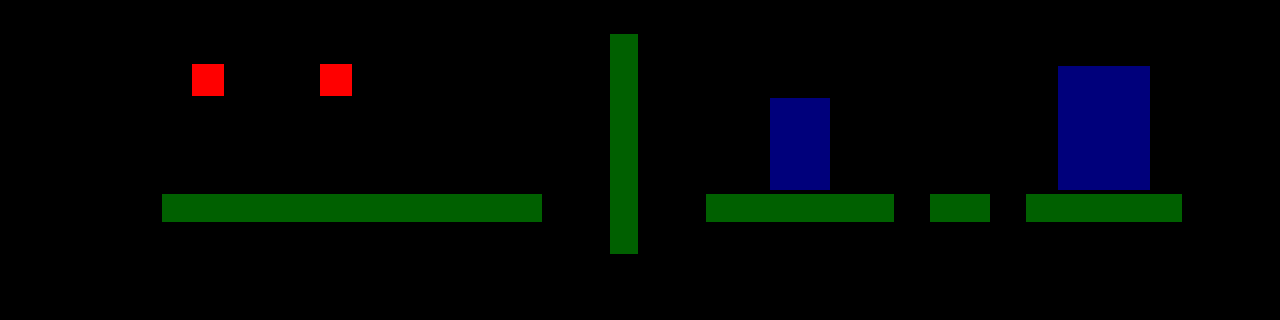

A level layout from a 2D game, rendered from its tile map. Below: a short description, then the map file with tile-grid data replaced by summaries:
An orthogonal 40x10 tile map with 32x32 px tiles, 6 tile layers (lightWorld, darkWorld, spawnSwan, spawnJupiter, ...).

<map version="1.0" orientation="orthogonal" width="40" height="10" tilewidth="32" tileheight="32">
 <tileset firstgid="1" name="tileSet" tilewidth="32" tileheight="32">
  <image source="tileSet.png" width="256" height="256" />
 </tileset>
 <layer name="lightWorld" width="40" height="10">
  <data>[400 cells, 32 non-empty, 6 distinct tile ids]</data>
 </layer>
 <layer name="darkWorld" width="40" height="10">
  <data>[400 cells, 14 non-empty, 3 distinct tile ids]</data>
 </layer>
 <layer name="spawnSwan" width="40" height="10">
  <data>[400 cells, 1 non-empty, 1 distinct tile ids]</data>
 </layer>
 <layer name="spawnJupiter" width="40" height="10">
  <data>[400 cells, 1 non-empty, 1 distinct tile ids]</data>
 </layer>
 <layer name="end1" width="40" height="10">
  <data>[400 cells, 12 non-empty, 9 distinct tile ids]</data>
 </layer>
 <layer name="end2" width="40" height="10">
  <data>[400 cells, 6 non-empty, 6 distinct tile ids]</data>
 </layer>
</map>
